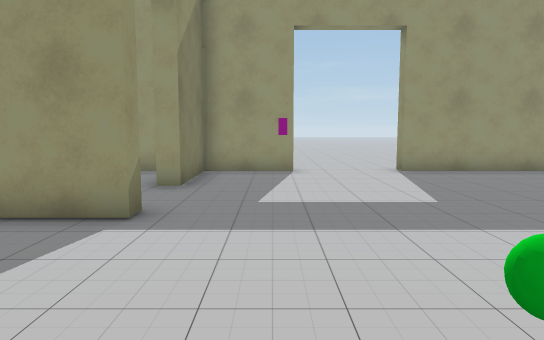
view 1 (above)

12 first-person views from a walk through a Unity game level. The camera is 1.2 m above the floor, tilts 6° down and sees 70° across. Doors are open. The floor is counted in squares, 1 m on a side. Each view is taken from the middle of a square. On the plan, view 1 faces up. The plan holds only what a view shows up to about 15 squares ahead; the rest is blank. The place goes on beyond the plan. The player is left out.

view 2
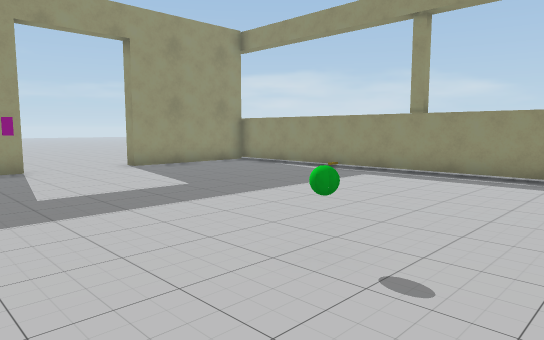

view 3
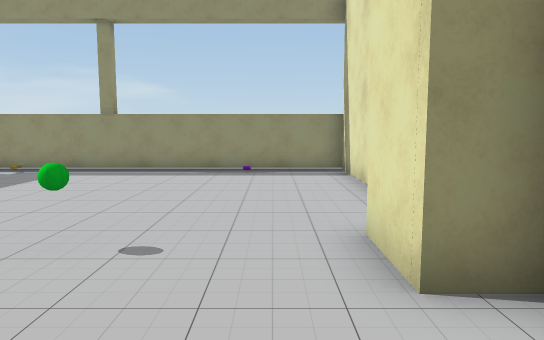

view 4
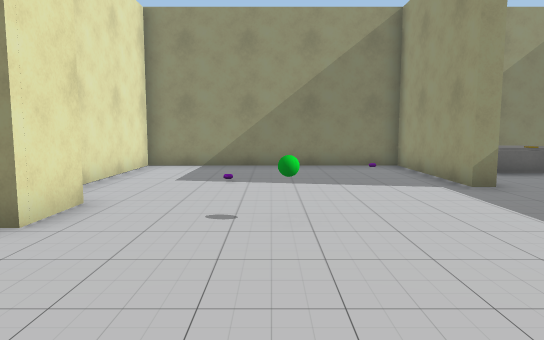

view 5
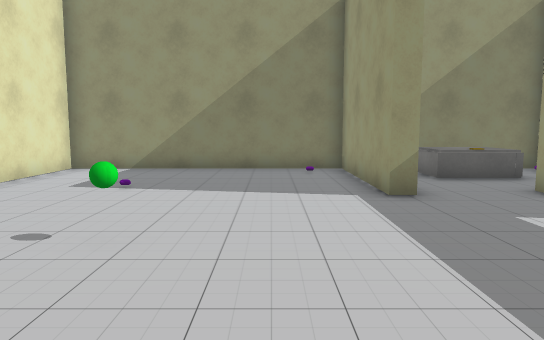

view 6
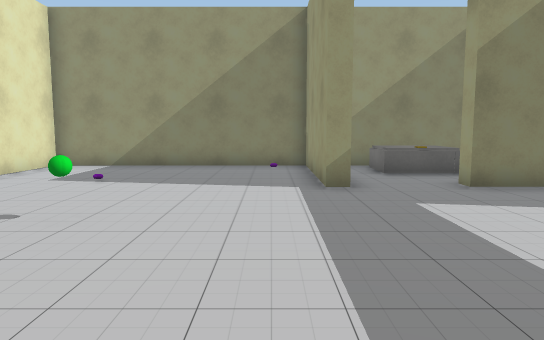

view 7
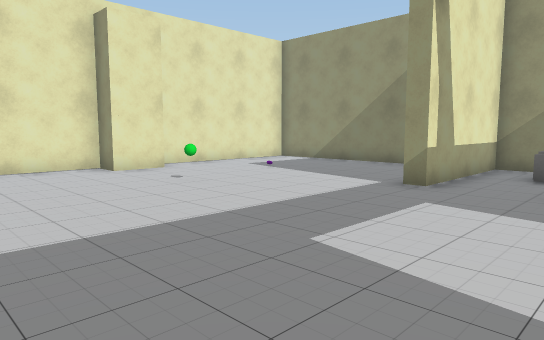

view 8
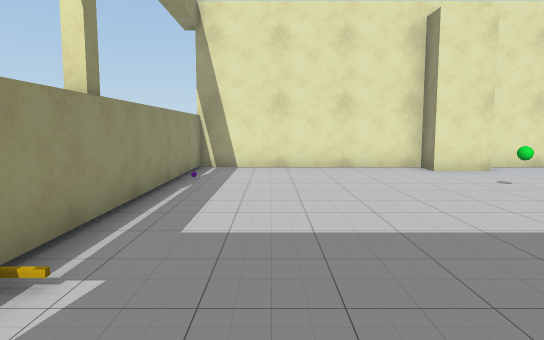

view 9
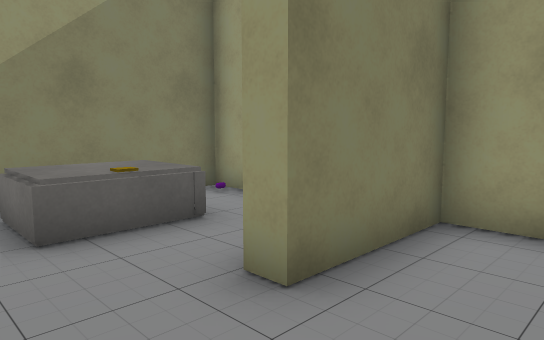

view 10
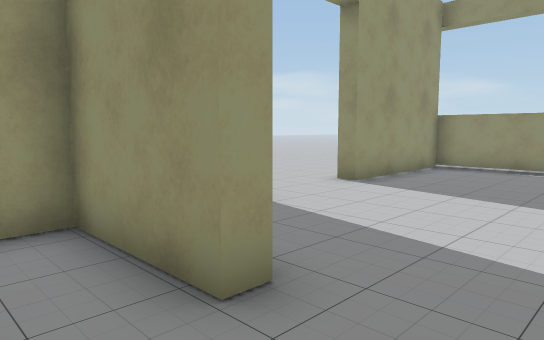

view 11
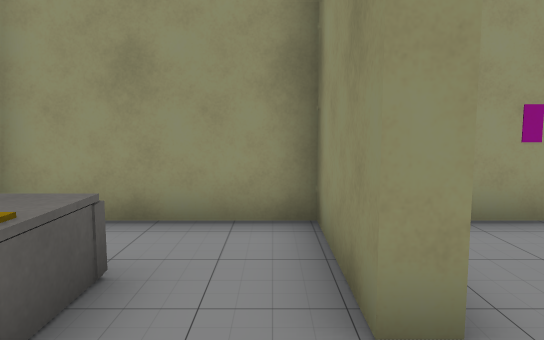

view 12
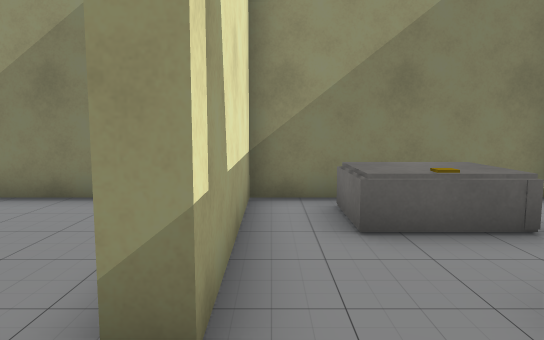

### Floor plan
Ten units are one square. View 1 is at (0, 0); x grows to the right and y downward. Boxes are objects, and circles mark ways between rooms. Rooms are numbered by the first view taken in them; rooms with no view inside come last. Other rooms are left out.
<svg viewBox="-72 -115 159 150">
<path fill="none" stroke="#000" d="M-19 -56 -19 -51 -67 -51 -67 30 -8 30M-3 30 -3 21 14 21 14 30 82 30 82 -110 37 -110M6 -110 -19 -110 -19 -81M-24 -81 -24 -110 -67 -110 -67 -56 -19 -56"/>
<rect x="5" y="-15" width="10" height="10" fill="#bbb"><title>green ball</title></rect>
<rect x="-65" y="-95" width="30" height="30" fill="#bbb"><title>other object</title></rect>
<circle cx="-20" cy="-70" r="3" fill="#2a7"/>
<text x="10" y="-30">1</text>
<text x="-50" y="-80">2</text>
</svg>
Room 1 opens to room 2.

Where each view was taken, in squares from view 1:
view 1: 0 up, 0 right, facing up
view 2: 1 down, 2 left, facing up-right
view 3: 1 down, 3 left, facing right
view 4: 1 up, 6 right, facing left
view 5: 3 up, 5 right, facing left
view 6: 4 up, 6 right, facing left
view 7: 9 up, 6 right, facing down-left
view 8: 9 up, 6 right, facing down
view 9: 6 up, 0 right, facing up-left
view 10: 6 up, 4 left, facing up-right
view 11: 6 up, 3 left, facing up
view 12: 6 up, 0 right, facing left
